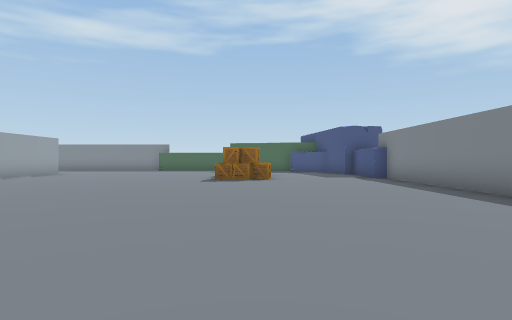
[1] (above)

19 first-person views from a walk through a 3-D level made in the Unity game engine. The camera is 1.2 m above the floor, looks level and sees 80° across. The floor is counted in squares, 2 m on a side. Each view is taken from the middle of a square. On the plan, view 1 faces up. The plan holds only what a view shows up to about 9 squares ahead; the rest is blank. The player is left out.

[2]
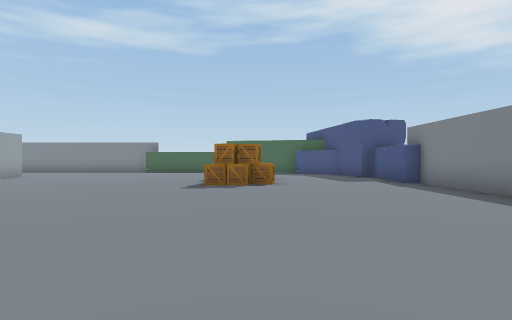

[3]
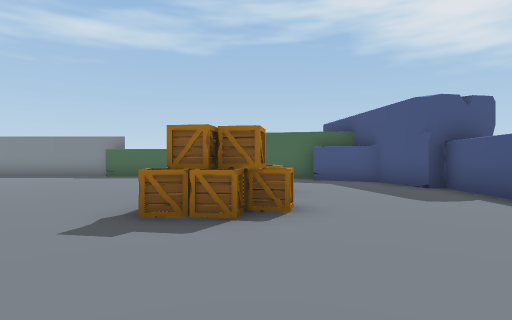

[4]
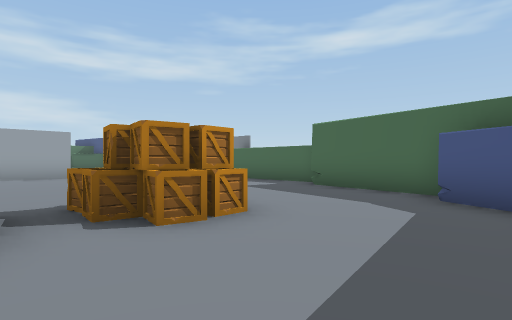

[5]
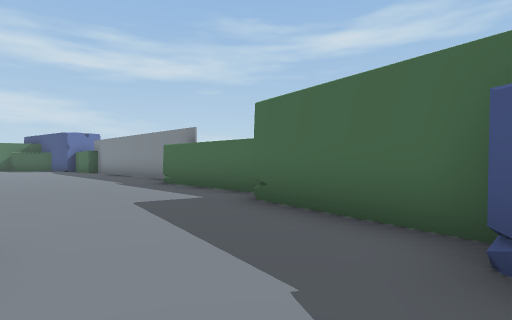

[6]
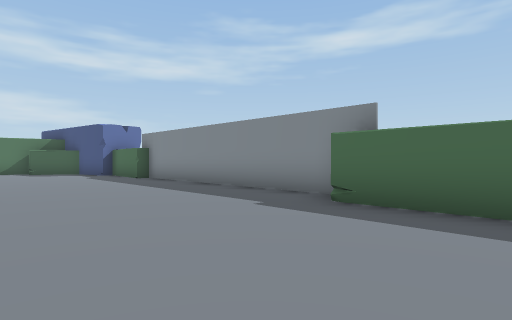

[7]
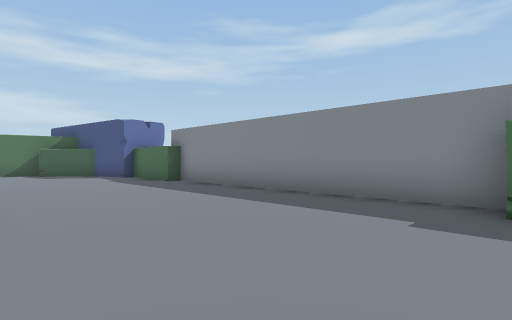

[8]
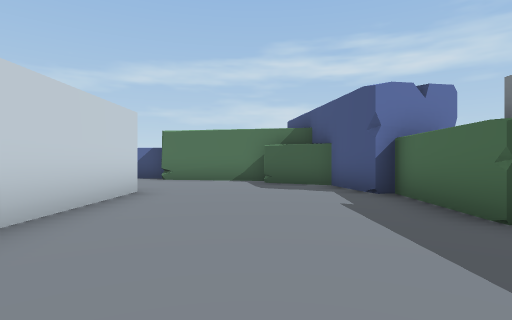

[9]
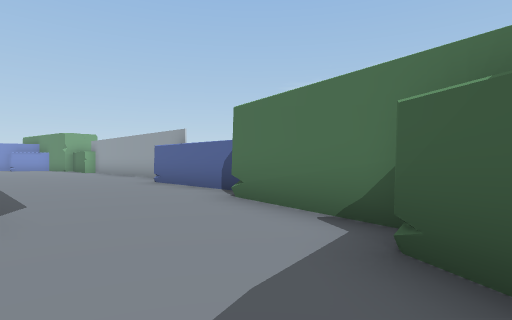

[10]
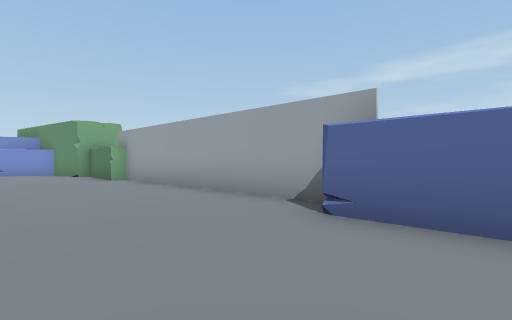

[11]
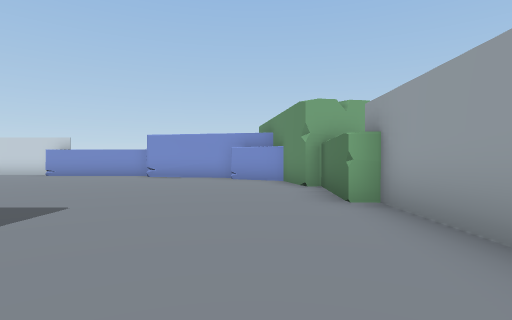

[12]
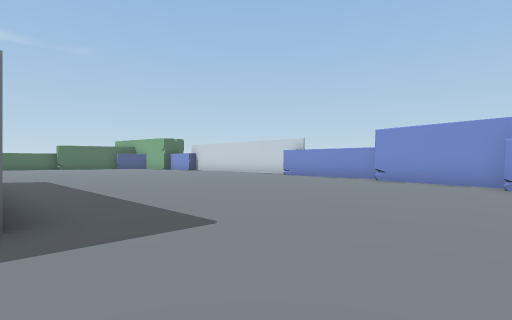

[13]
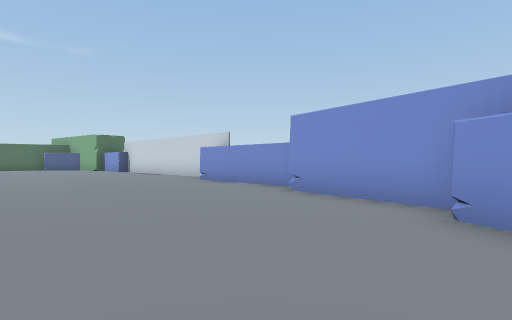

[14]
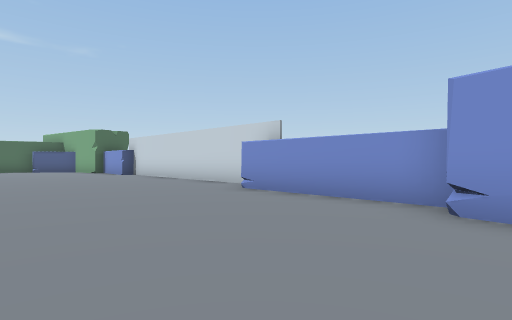

[15]
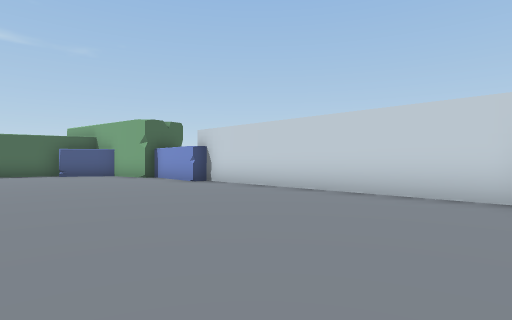

[16]
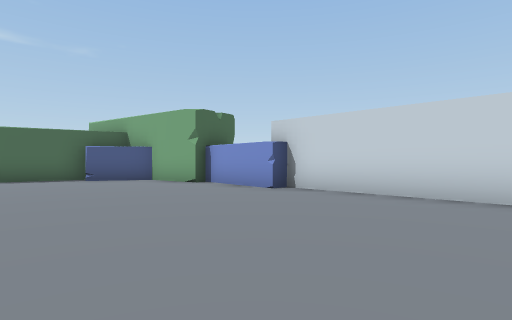

[17]
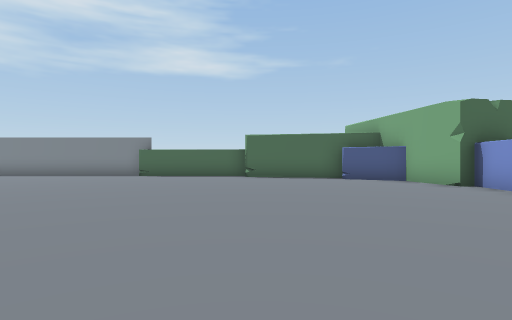

[18]
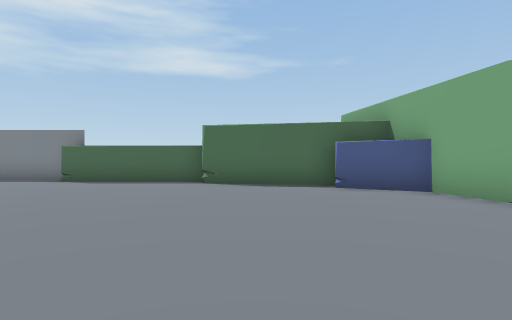

[19]
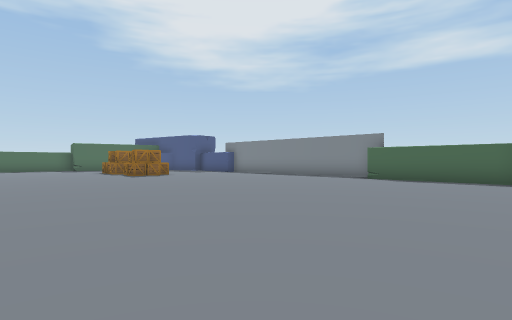

### Floor plan
Points are (right, up) in squares from view 1. A wall is a line through its corners. A room is listed if a view was taken in it or the views show most of it. See-through windows are left out.
Room 1 (views 1, 2, 3, 4, 5, 6, 7, 8, 9, 10, 11, 12, 13, 14, 15, 16, 17, 18, 19)
walls: (-8.2, 11.5) (-8.2, 10.9); (4.2, 5) (4.2, 9.9); (3.4, -1.6) (3.4, 2.4); (-10.6, -7.3) (-4.5, -7.3); (-15.9, 12.8) (-12.6, 12.8); (-1, -7) (-1.1, -6.6) (0.2, -6.4); (2.3, -4.5) (2.8, -1.6); (-15, -6.4) (-11.1, -6.4); (-5.4, 17.7) (-12.5, 17.7); (4, 12.5) (3.6, 12.4) (3.4, 13.4); (-1.6, 16.9) (-5.5, 16.9); (-20.8, 7.6) (-20.8, 0.6); (-20.1, -1.8) (-19.8, -3.4); (-18.3, -5.2) (-15.1, -5.8); (1.8, 15.7) (-1.4, 16.3); (-19.9, 11.6) (-19.9, 8.1); (-15.5, 17.5) (-15.4, 17.1) (-17.3, 16.8); (-18.7, 15.2) (-19.3, 12.1)
objects: other object (-21, -5) to (-19, -4); other object (-21, -2) to (-21, 0); other object (-18, 16) to (-18, 17); other object (-15, 18) to (-13, 18); other object (-4, -8) to (-2, -7); crate (-1, 9); other object (-1, 10); crate (-1, 11); crate (0, 10); crate (0, 12); other object (1, -7) to (2, -5); other object (2, 14) to (4, 15); other object (4, 11) to (4, 12)

Positions as (right, up) in squares from view 1, and headings:
1: (0, 0), facing up
2: (0, 2), facing up
3: (0, 6), facing up
4: (3, 10), facing up-left
5: (2, 13), facing up-left
6: (-3, 13), facing up-left
7: (-5, 13), facing up-left
8: (-10, 15), facing left
9: (-16, 16), facing down-left
10: (-17, 10), facing down-left
11: (-19, 5), facing down
12: (-19, 3), facing down-right
13: (-19, -1), facing down-right
14: (-16, -2), facing down-right
15: (-11, -2), facing down-right
16: (-8, -2), facing down-right
17: (-8, -2), facing right
18: (-5, -3), facing right
19: (-6, -2), facing up-right
